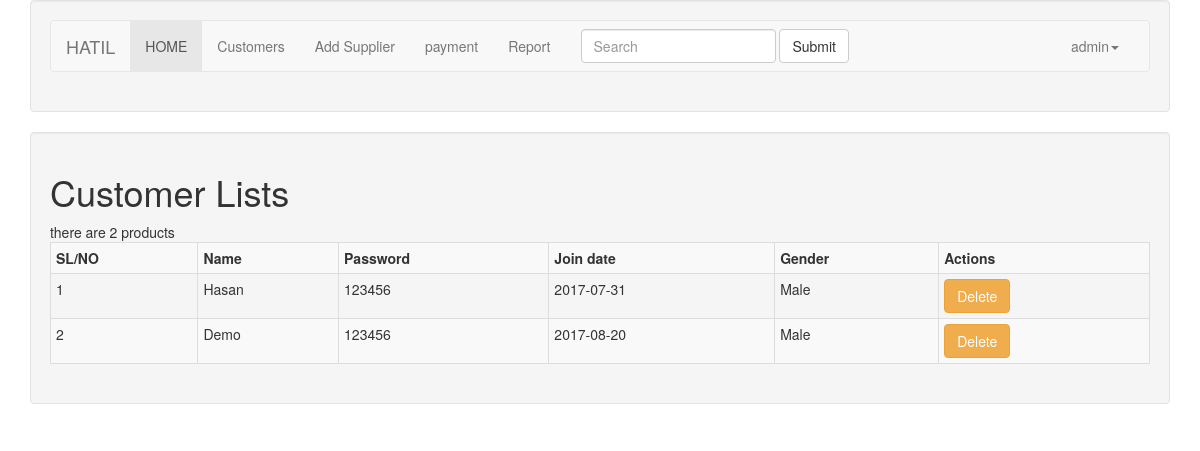
The app's page /admin/dealers/cusotmers.php (signed in) with its own data.
### tables this page shows
CREATE TABLE `customer` (
  `id` int(11) NOT NULL,
  `name` varchar(200) NOT NULL,
  `pass` varchar(200) NOT NULL,
  `date` date NOT NULL,
  `gender` varchar(200) NOT NULL
);

### admin/dealers/cusotmers.php (the view, shortened to what this page needs)
<?php
	include('files/header.php');
  include('files/menu.php');
       $db =  new Db();
	  $obj = $db->getConnection();
?>
<div class="container">
	<div class="row">
		<div class="col-md-12">
			<div class="well">
				<h1>Customer Lists</h1>
				<table class="table table-striped table-bordered table-hover table-condensed">
					<tr>
						<th>SL/NO</th>
						<th> Name</th>
					<th>Password</th>
						<th>Join date </th>
					<th>Gender</th>
					<th>Actions</th>
					</tr>
					<?php
					$i = 0;
					$sql = "SELECT * FROM `customer`";
					$query = $obj->prepare($sql);
					$query->execute();
					while($row=$query->fetch())
					{
						$i++;
?>
<tr>
	<td> <?php echo $i;?> </td>
	<td><?php echo $row['name'];?></td>
	<td><?php echo $row['pass'];?></td>
	<td><?php echo $row['date'];?></td>
	<td><?php echo $row['gender'];?></td>
	<td>
		<a href="#"><button class="btn btn-warning">Delete</button></a></td>
</tr>
<?php
					}
					?>
				</table>
			</div>
		</div>
	</div>
</div>

### records on screen
customer: name "Hasan", pass "123456", date "2017-07-31", gender "Male"
customer: name "Demo", pass "123456", date "2017-08-20", gender "Male"

### other values on screen
$_SESSION['username'] "admin"
